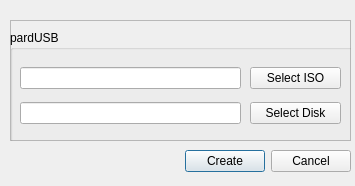
<?xml version="1.0" encoding="UTF-8"?>
<ui version="4.0">
 <class>Dialog</class>
 <widget class="QDialog" name="Dialog">
  <property name="geometry">
   <rect>
    <x>0</x>
    <y>0</y>
    <width>355</width>
    <height>186</height>
   </rect>
  </property>
  <property name="sizePolicy">
   <sizepolicy hsizetype="Preferred" vsizetype="Preferred">
    <horstretch>110</horstretch>
    <verstretch>110</verstretch>
   </sizepolicy>
  </property>
  <property name="windowTitle">
   <string>mainwindow</string>
  </property>
  <widget class="QWidget" name="layoutWidget">
   <property name="geometry">
    <rect>
     <x>10</x>
     <y>146</y>
     <width>341</width>
     <height>31</height>
    </rect>
   </property>
   <layout class="QHBoxLayout" name="horizontalLayout">
    <item>
     <spacer name="horizontalSpacer">
      <property name="orientation">
       <enum>Qt::Horizontal</enum>
      </property>
      <property name="sizeHint" stdset="0">
       <size>
        <width>148</width>
        <height>25</height>
       </size>
      </property>
     </spacer>
    </item>
    <item>
     <widget class="QPushButton" name="button_create">
      <property name="text">
       <string>Create</string>
      </property>
     </widget>
    </item>
    <item>
     <widget class="QPushButton" name="button_cancel">
      <property name="text">
       <string>Cancel</string>
      </property>
     </widget>
    </item>
   </layout>
  </widget>
  <widget class="QFrame" name="frame">
   <property name="geometry">
    <rect>
     <x>10</x>
     <y>20</y>
     <width>341</width>
     <height>121</height>
    </rect>
   </property>
   <property name="frameShape">
    <enum>QFrame::StyledPanel</enum>
   </property>
   <property name="frameShadow">
    <enum>QFrame::Raised</enum>
   </property>
   <widget class="QGroupBox" name="groupBox">
    <property name="geometry">
     <rect>
      <x>0</x>
      <y>10</y>
      <width>351</width>
      <height>121</height>
     </rect>
    </property>
    <property name="title">
     <string>pardUSB</string>
    </property>
    <widget class="QWidget" name="layoutWidget">
     <property name="geometry">
      <rect>
       <x>240</x>
       <y>30</y>
       <width>91</width>
       <height>71</height>
      </rect>
     </property>
     <layout class="QVBoxLayout" name="verticalLayout">
      <item>
       <widget class="QPushButton" name="button_open">
        <property name="text">
         <string>Select ISO</string>
        </property>
       </widget>
      </item>
      <item>
       <widget class="QPushButton" name="select_disk">
        <property name="text">
         <string>Select Disk</string>
        </property>
       </widget>
      </item>
     </layout>
    </widget>
    <widget class="QWidget" name="layoutWidget">
     <property name="geometry">
      <rect>
       <x>10</x>
       <y>30</y>
       <width>221</width>
       <height>71</height>
      </rect>
     </property>
     <layout class="QVBoxLayout" name="verticalLayout_2">
      <item>
       <widget class="QLineEdit" name="lineEdit"/>
      </item>
      <item>
       <widget class="QLineEdit" name="lineEdit_2"/>
      </item>
     </layout>
    </widget>
   </widget>
  </widget>
 </widget>
 <tabstops>
  <tabstop>lineEdit</tabstop>
  <tabstop>button_open</tabstop>
  <tabstop>lineEdit_2</tabstop>
  <tabstop>select_disk</tabstop>
  <tabstop>button_create</tabstop>
  <tabstop>button_cancel</tabstop>
 </tabstops>
 <resources/>
 <connections/>
 <slots>
  <slot>openFile()</slot>
 </slots>
</ui>
